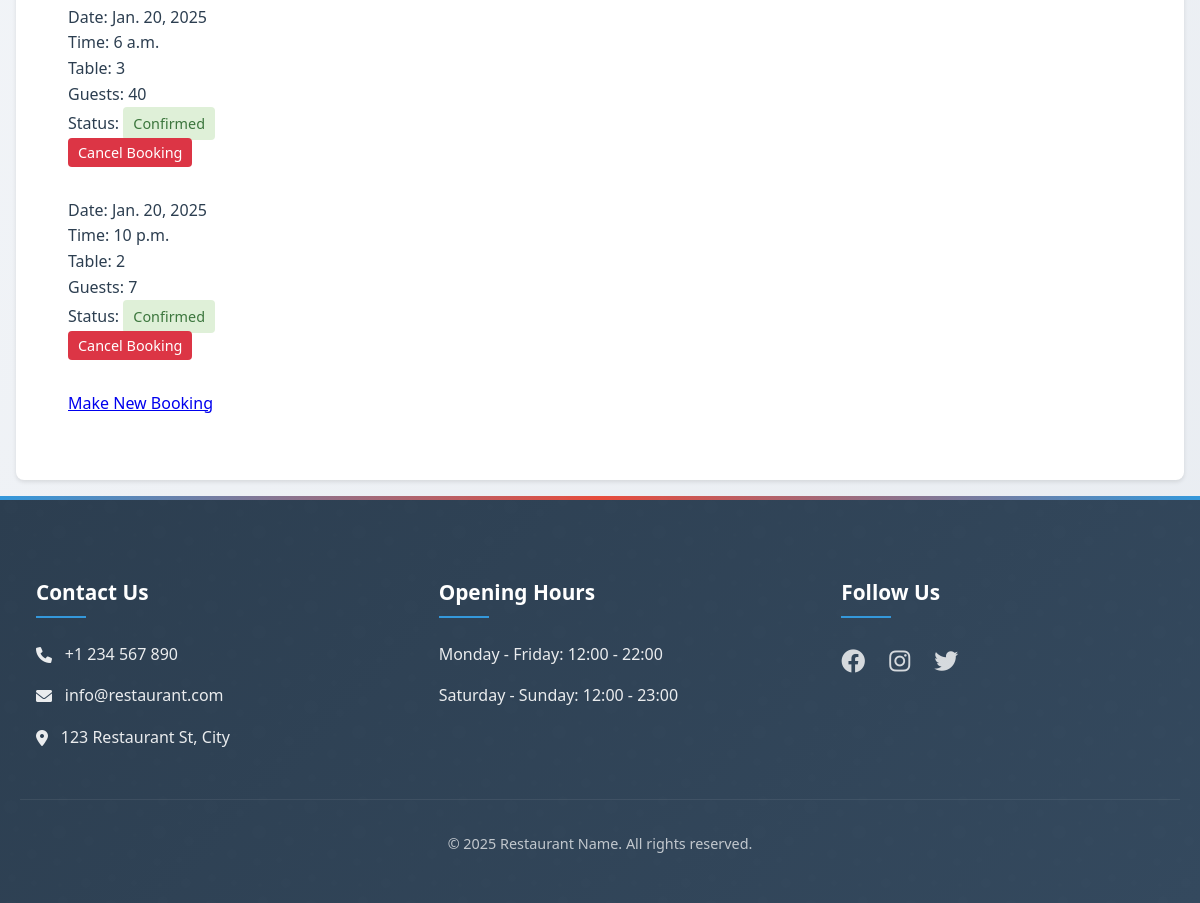
Before: / (signed in, lower part) with the older database file.
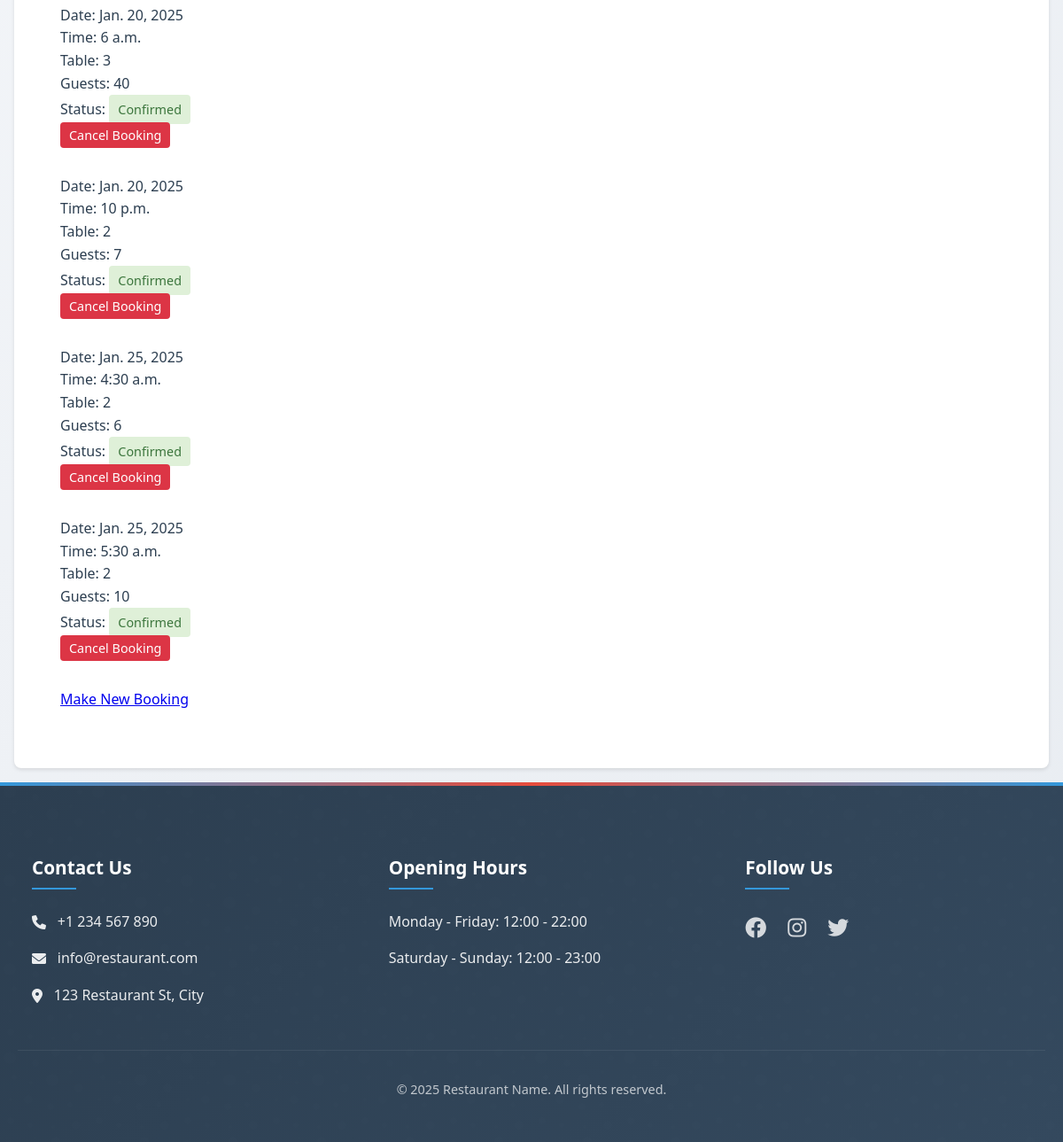
After: the same page with the newer database file.
### booking/models.py (models this page shows, shortened)
class Booking(models.Model):
    user = models.ForeignKey(User, on_delete=models.CASCADE)
    table = models.ForeignKey(Table, on_delete=models.CASCADE)
    booking_date = models.DateField()
    booking_time = models.TimeField()
    number_of_guests = models.IntegerField()
    created_at = models.DateTimeField(auto_now_add=True)
    status = models.CharField(
        max_length=20,
        choices=[
            ('confirmed', 'Confirmed'),
            ('cancelled', 'Cancelled'),
        ],
        default='confirmed'
    )
    class Meta:
        unique_together = ['table', 'booking_date', 'booking_time']

class Table(models.Model):
    table_number = models.IntegerField(unique=True)
    capacity = models.IntegerField()

### booking/views.py (the view)
# urls.py: path('', views.booking_list, name='booking_list'),
@login_required
def booking_list(request):
    bookings = Booking.objects.filter(user=request.user).order_by('booking_date', 'booking_time')
    return render(request, 'booking/booking_list.html', {'bookings': bookings})

### booking/templates/booking/booking_list.html (shortened to what this page needs)
{% extends 'booking/base.html' %}
{% block content %}
    {% if bookings %}
        {% for booking in bookings %}
            <div class="booking">
                <p>Date: {{ booking.booking_date }}</p>
                <p>Time: {{ booking.booking_time }}</p>
                <p>Table: {{ booking.table.table_number }}</p>
                <p>Guests: {{ booking.number_of_guests }}</p>
                <p>Status: <span class="status {{ booking.status }}">{{ booking.status|title }}</span></p>
                {% if booking.status == 'confirmed' %}
                    <a href="{% url 'cancel_booking' booking.id %}" class="cancel-button">Cancel Booking</a>
                {% endif %}
            </div>
        {% endfor %}
    {% else %}
        <p>You have no bookings.</p>
    {% endif %}
    <div class="booking-actions">
        <a href="{% url 'make_booking' %}" class="book-button">Make New Booking</a>
    </div>
{% endblock %}

Changed rows visible on the page:
added Booking: booking_date "Jan. 25, 2025", booking_time "4:30 a.m.", table.table_number "2", number_of_guests "6", status "Confirmed", shows "Cancel Booking"
added Booking: booking_date "Jan. 25, 2025", booking_time "5:30 a.m.", table.table_number "2", number_of_guests "10", status "Confirmed", shows "Cancel Booking"
